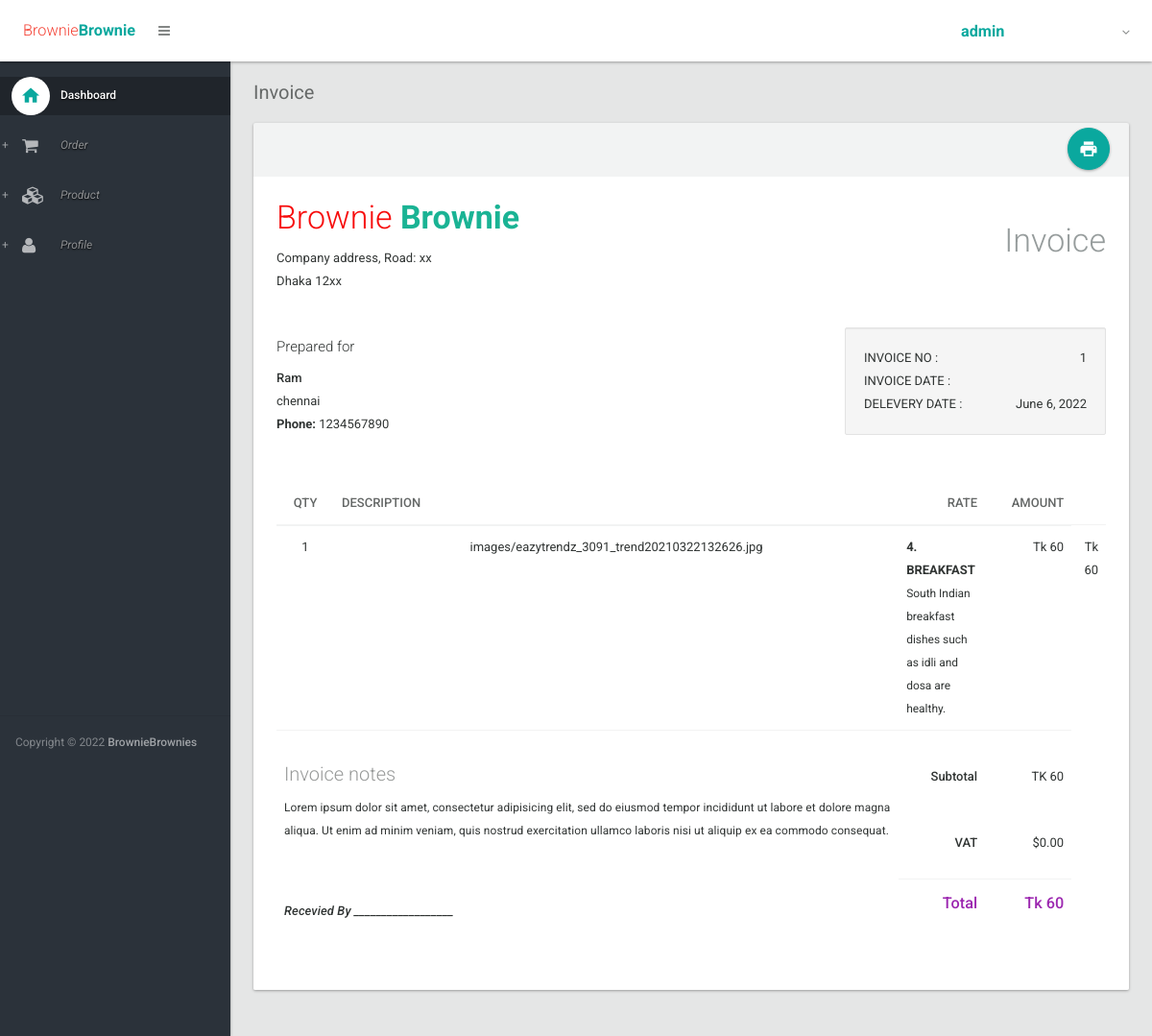
The page /order/1/ (signed in) on the database its author committed.
### orders/models.py (models this page shows, shortened)
class Order (models.Model):
    name = models.CharField(max_length=200)
    phone = models.CharField(max_length=20)
    address = models.TextField()
    delivery_date = models.DateField(blank=True)
    product_id = models.ForeignKey(Product,on_delete=models.CASCADE)
    payment_option = models.CharField(max_length=50)
    order_status = models.CharField(max_length=50)
    quantity = models.IntegerField()

class Product(models.Model):
    product_name=models.CharField(max_length=200)
    product_details=models.TextField()
    price=models.IntegerField()
    active=models.IntegerField(default='1')
    product_image=models.ImageField(upload_to="images/")

### orders/views.py (the view)
# urls.py: url(r'^order/(?P<order_id>\d+)/$', my_order.show, name='show'),
@login_required
def show(request, order_id):
    order = Order.objects.filter(id=order_id)
    return render(request, 'show.html', {'order': order})

### orders/templates/show.html (shortened to what this page needs)
{% extends 'layout.html' %}
{% load staticfiles %}
{% block body %}
            {% for order in order %}
                <section>
                    <div class="section-header">
						<ol class="breadcrumb">
							<li class="active">Invoice</li>
						</ol>
					</div>
					<div class="section-body">
                        <div class="row">
							<div class="col-lg-12">
								<div class="card card-printable style-default-light">
									<div class="card-head">
										<div class="tools">
											<div class="btn-group">
												<a class="btn btn-floating-action btn-primary" href="javascript:void(0);" onclick="javascript:window.print();"><i class="md md-print"></i></a>
											</div>
										</div>
									</div>
									<div class="card-body style-default-bright" id="print">
										<div class="row">
											<div class="col-xs-8">
												<h1 class="text-light" style="margin-top: 0px; color: #f70b0b">Brownie <strong class="text-accent-dark" style="color: #1ab394">Brownie</strong></h1>
												<p>Company address, Road: xx<br>Dhaka 12xx</p>
											</div>
											<div class="col-xs-4 text-right">
												<h1 class="text-light text-default-light">Invoice</h1>
											</div>
										</div>
										<br/>
										<div class="row">
											<div class="col-xs-8">
												<h4 class="text-light">Prepared for</h4>
												<address>
													<strong>{{ order.name }}</strong><br>
													{{ order.address }}<br>
													<b>Phone:</b> {{ order.phone }}
												</address>
											</div>
											<div class="col-xs-4">
												<div class="well">
													<div class="clearfix">
														<div class="pull-left"> INVOICE NO : </div>
														<div class="pull-right"> {{ order.id }} </div>
													</div>
													<div class="clearfix">
														<div class="pull-left"> INVOICE DATE : </div>
													</div>
													<div class="clearfix">
														<div class="pull-left"> DELEVERY DATE : </div>
														<div class="pull-right"> {{ order.delivery_date }} </div>
													</div>
												</div>
											</div>
										</div>
										<br/>
										<div class="row">
											<div class="col-md-12">
												<table class="table">
													<thead>
														<tr>
															<th style="width:60px" class="text-center">QTY</th>
															<th class="text-left">DESCRIPTION</th>
                                                            <th style="width:90px" class="text-right">RATE</th>
															<th style="width:90px" class="text-right">AMOUNT</th>
														</tr>
													</thead>
													<tbody>
														<tr>
															<td class="text-center">{{ order.quantity }}</td>
															<td class="text-center">{{ order.product_id.product_image }}</td>
															<td> <b>{{ order.product_id.id}}. {{ order.product_id.product_name }}</b> <br><small>{{ order.product_id.product_details}}</small></td>
															<td class="text-right">Tk {{ order.product_id.price }}</td>
															<td class="text-right">Tk {% widthratio order.product_id.price 1 order.quantity  %}</td>
														</tr>
														<tr>
															<td colspan="2" rowspan="4">
																<h3 class="text-light opacity-50">Invoice notes</h3>
																<p><small>Lorem ipsum dolor sit amet, consectetur adipisicing elit, sed do eiusmod tempor incididunt ut labore et dolore magna aliqua. Ut enim ad minim veniam, quis nostrud exercitation ullamco laboris nisi ut aliquip ex ea commodo consequat.</small></p><br><br>
																<p><strong><em>Recevied By __________________</em></strong></p>
															</td>
															<td class="text-right"><strong>Subtotal</strong></td>
															<td class="text-right">TK {% widthratio order.product_id.price 1 order.quantity  %}</td>
														</tr>
														<tr>
															<td class="text-right hidden-border"><strong>VAT</strong></td>
															<td class="text-right hidden-border">$0.00</td>
														</tr>
														<tr>
															<td class="text-right"><strong class="text-lg text-accent">Total</strong></td>
															<td class="text-right"><strong class="text-lg text-accent">Tk {% widthratio order.product_id.price 1 order.quantity  %}</strong></td>
														</tr>
													</tbody>
												</table>
											</div>
										</div>
									</div>
								</div>
							</div>
						</div>
					</div>
                </section>
            {% endfor %}
{% endblock %}

### orders/templates/layout.html (shortened to what this page needs)
{% load staticfiles %}
<!DOCTYPE html>
<html lang="en">
	<head>
		<link type="text/css" rel="stylesheet" href="{% static 'css/bootstrap.css' %}" />
		<link type="text/css" rel="stylesheet" href="{% static 'css/materialadmin.css' %}" />
		<link type="text/css" rel="stylesheet" href="{% static 'css/font-awesome.min.css' %}" />
		<link type="text/css" rel="stylesheet" href="{% static 'css/material-design-iconic-font.min.css' %}" />
        <link type="text/css" rel="stylesheet" href="{% static 'css/libs/DataTables/jquery.dataTables.css' %}" />
		<link type="text/css" rel="stylesheet" href="{% static 'css/libs/DataTables/extensions/dataTables.colVis.css' %}" />
		<link type="text/css" rel="stylesheet" href="{% static 'css/libs/DataTables/extensions/dataTables.tableTools.css' %}" />
        <link type="text/css" rel="stylesheet" href="{% static 'css/libs/select2/select2.css' %}" />
        <link type="text/css" rel="stylesheet" href="{% static 'css/print.css' %}" />
	</head>
	<body class="menubar-pin menubar-hoverable header-fixed ">
		<header id="header" >
			<div class="headerbar">
				<div class="headerbar-left">
					<ul class="header-nav header-nav-options">
						<li class="header-nav-brand" >
							<div class="brand-holder">
								<a href="{% url 'home' %}">
									<span class="text-lg text-light text-danger">Brownie</span><span class="text-lg text-bold text-primary">Brownie</span>
								</a>
							</div>
						</li>
						<li>
							<a class="btn btn-icon-toggle menubar-toggle" data-toggle="menubar" href="javascript:void(0);">
								<i class="fa fa-bars"></i>
							</a>
						</li>
					</ul>
				</div>
				<div class="headerbar-right">
					<ul class="header-nav header-nav-profile">
						<li class="dropdown">
							<a href="javascript:void(0);" class="dropdown-toggle ink-reaction" data-toggle="dropdown">
								<span class="profile-info">
									<h4 class="text-lg text-bold text-primary">{{request.user.username}}</h4>
								</span>
							</a>
						</li>
					</ul>
				</div>
			</div>
		</header>
		<div id="base">
			<div id="content">
                {% block body %}
                {% endblock %}
			</div>
			<div id="menubar" class="menubar-inverse ">
				<div class="menubar-scroll-panel">
					<ul id="main-menu" class="gui-controls">
						<li>
							<a href="{% url 'home' %}" class="active">
								<div class="gui-icon"><i class="md md-home"></i></div>
								<span class="title">Dashboard</span>
							</a>
						</li>
						<li class="gui-folder">
							<a>
								<div class="gui-icon"><i class="fa fa-shopping-cart"></i></div>
								<span class="title">Order</span>
							</a>
						</li>
						<li class="gui-folder">
							<a>
								<div class="gui-icon"><i class="fa fa-cubes"></i></div>
								<span class="title">Product</span>
							</a>
						</li>
						<li class="gui-folder">
							<a>
								<div class="gui-icon"><i class="fa fa-user"></i></div>
								<span class="title">Profile</span>
							</a>
						</li>
					</ul>
					<div class="menubar-foot-panel">
						<small class="no-linebreak hidden-folded">
							<span class="opacity-75">Copyright &copy; {% now "Y" %}</span> <strong>BrownieBrownies</strong>
						</small>
					</div>
				</div>
			</div>
		</div>
	</body>
</html>

### rows shown on the page
Order: name "Ram", address "chennai", phone "1234567890", id "1", delivery_date "June 6, 2022", quantity "1", product_id.product_image "images/eazytrendz_3091_trend20210322132626.jpg", product_id.id "4", product_id.product_name "BREAKFAST", product_id.product_details "South Indian breakfast dishes such as idli and dosa are healthy.", product_id.price "60", product_id+quantity "60"

### other values the page prints
{{ request.user.username }} "admin"
